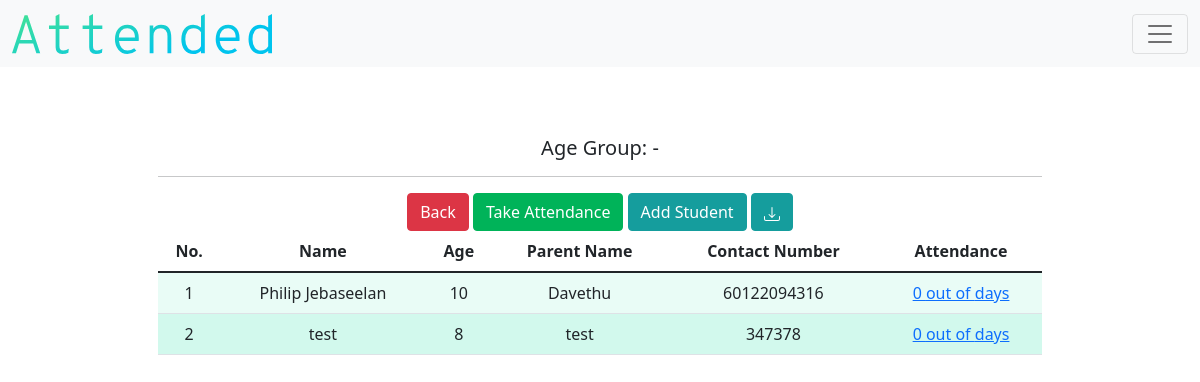
/detail_class/0 (signed in), run on the app's committed database.
### models.py (models this page shows)
class Student(db.Model):
    __tablename__ = "student"
    id = db.Column(db.Integer, primary_key=True)
    teacher_id = db.Column(db.Integer, db.ForeignKey("teacher.id"))
    class_id = db.Column(db.Integer, nullable=True, default=0)
    name = db.Column(db.String(), nullable=False)
    birth = db.Column(db.String(),nullable=False)
    age = db.Column(db.Integer(), nullable=False)
    parent = db.Column(db.String(), nullable=True)
    parent2 = db.Column(db.String(), nullable=True)
    number = db.Column(db.Integer, nullable=True)
    number2 = db.Column(db.Integer, nullable=True)
    email = db.Column(db.String(), nullable=True)
    email2 = db.Column(db.String(), nullable=True)
    address = db.Column(db.String(), nullable=False)
    city = db.Column(db.String(), nullable=False)
    state = db.Column(db.String(), nullable=False)
    postcode = db.Column(db.Integer, nullable=False)
    attend_count = db.Column(db.Integer, nullable=True, default=0)
    student_attends = db.relationship("Attendance", backref="student_attend")

### application.py (the view)
@app.route("/detail_class/<string:id>")
def detail_class(id):
    if not current_user.is_authenticated:
        return redirect("/login")
    else:
        TABLE_HEADERS=["No.", "Name", "Age", "Parent Name", "Contact Number", "Attendance"]
        teacher = current_user.get_id()
        class_object = Class.query.filter_by(id = id).first()
        students = Student.query.filter_by(class_id=id, teacher_id=teacher)
        class_attendance = Attendance.query.filter_by(class_id=id, teacher_id=teacher)
        return render_template("detail-class.html", classes=class_object, headers=TABLE_HEADERS, students=students, attendances=class_attendance)

### application.py (called while the page is built)
@login.user_loader
def load_user(id):
    return Teacher.query.get(id)

### templates/detail-class.html (shortened to what this page needs)
{% extends "layout.html" %}
{% block main %}
        <h5> Age Group: {{classes.lowest_age}} - {{classes.highest_age}} </h5>
        <hr>
        <div class="d-grid gap-2 d-md-block">
          <a class="btn btn-danger" id="detail-class-back" href="/class" type="button">Back</a>
          {% if classes.student_count != 0 %}
          <a class="btn btn-success" id="detail-class-attendance" href="/take-attendance/{{classes.id}}" role="button">Take Attendance</a>
          {% endif %}
          <a class="btn btn-secondary" id="detail-class-add" href="/add_student_class/{{classes.id}}" role="button">Add Student</a>
          <button type="button" class="btn btn-secondary"></button>
        </div>
        <div class="table-responsive">
          <table class="table table-hover">
                  <thead>
                          <tr>
                                  {% for header in headers %}
                                  <th id="header"> {{ header }} </th>
                                  {% endfor %}
                          </tr>
                  </thead>
                  <tbody>
                  {% for student in students %}
                  <tr>
                          <td class="counterCell"></td>
                          <td>{{student.name}}</td>
                          <td> {{student.age }} </td>
                          <td> {{student.parent}} </td>
                          <td> {{student.number}} </td>
                          <td><a href="/detail_attendance/{{student.id}}">{{student.attend_count}} out of {{classes.attendance_count}} days</a></td>
                  </tr>
                  {% endfor %}
                  </tbody>
          </table>
        </div>
{% endblock %}

### static/css/style.css (style rules this page uses)
.btn-success { color:#FFFFFF; background-color: #00b359; border-color: #00b359; }
.btn-secondary { color:#FFFFFF; background-color:#159d9d; border-color:#159d9d; }
table { counter-reset: tableCount; }
.counterCell:before { content: counter(tableCount); counter-increment: tableCount; }
tr:nth-child(even) { background-color:#d2f9ed; }
tr:nth-child(odd) { background-color:#e9fcf6; }
#header { background-color:white; }

### data on the page
Student: name "Philip Jebaseelan", age "10", parent "Davethu", number "60122094316", attend_count "0"
Student: name "test", age "8", parent "test", number "347378", attend_count "0"

### other printed values
{{ header }} "No." "Name" "Age" "Parent Name" "Contact Number" "Attendance"
